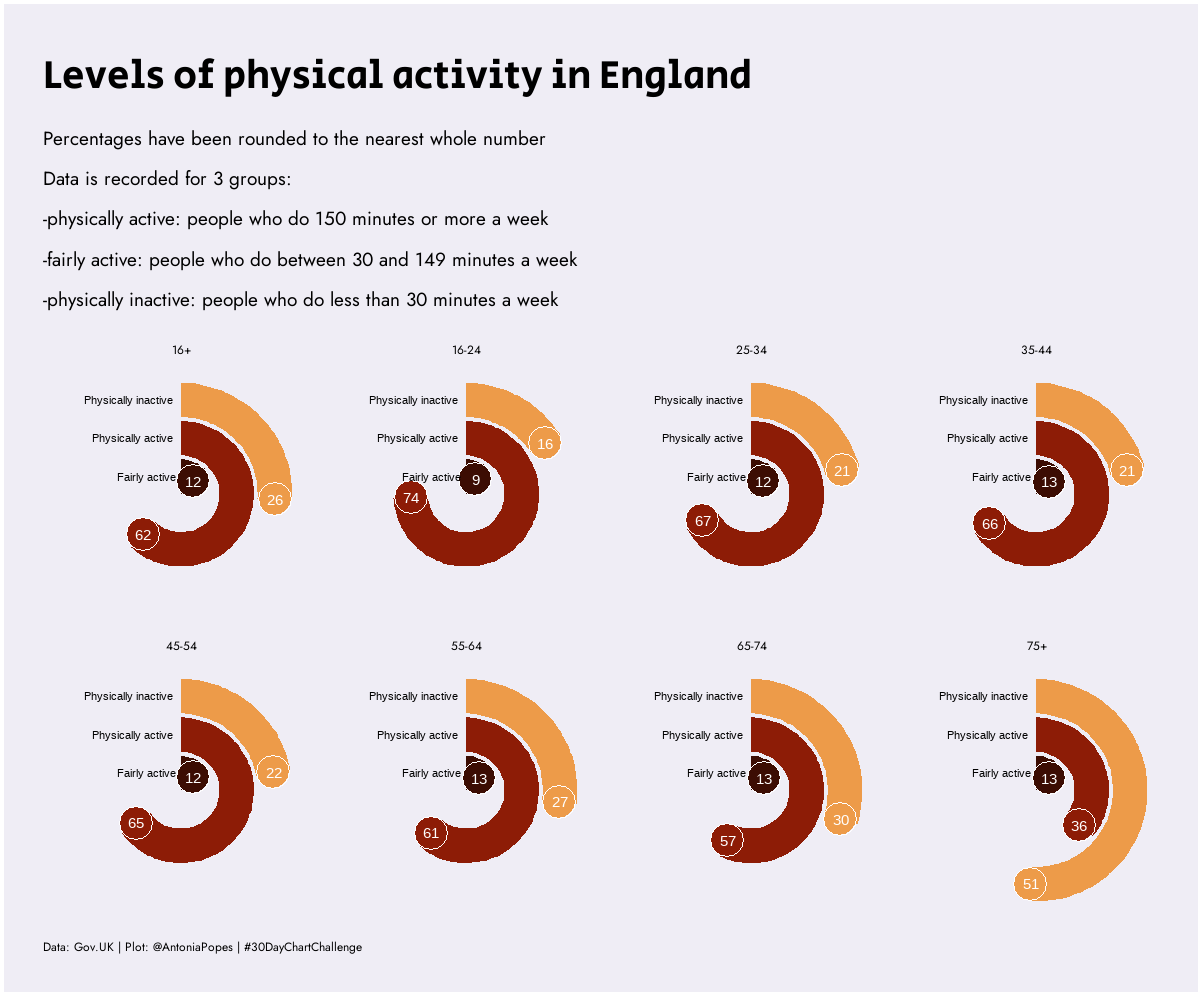

Generate this figure with R:
#load libraries
library(readxl)
library(ggplot2)
library(tidyverse)
library(showtext)
library(dplyr)
library(MetBrewer)
library(ggstream)

#setting up text font
showtext_auto()
sysfonts::font_families_google()
sysfonts::font_add_google("Jost", "Jost")
sysfonts::font_add_google("Secular One", "Secular One")


#load data
PA_data <- read_excel("PA_data.xlsx")

#format data
activity = PA_data %>%
  filter(Gender == "All" &
           Ethnicity == "All" & age_bracket != "16-74") %>%
  select(age_bracket, activity_level, percent) %>%
  group_by(activity_level, age_bracket) %>%
  summarise(avg = mean(as.numeric(percent)))

activity$avg = round(activity$avg, digits = 0)

activity$age = factor(
  activity$age_bracket,
  levels = c(
    '16+',
    '16-24',
    '25-34',
    '35-44',
    '45-54',
    '55-64',
    '65-74',
    '75+'
  )
)

#plot
colors = met.brewer("Greek", 3)

p = ggplot(data = activity,
           mapping = aes(x = activity_level, y = avg, fill = activity_level)) +
  geom_bar(stat = 'identity') +
  geom_point(
    data = activity,
    aes(x = activity_level, y = avg, fill = activity_level),
    shape = 21,
    stroke = 0,
    size = 12,
    color = "white"
  ) +
  geom_text(aes(label = signif(avg)), color = "white") +
  geom_text(
    hjust = 1.1,
    size = 3,
    aes(x = activity_level, y = 0, label = activity_level)
  ) +
  coord_polar(theta = "y") +
  facet_wrap( ~ age, nrow = 2) +
  scale_y_continuous(limits = c(0, 100)) +
  scale_fill_manual(values = colors) +
  theme_void() +
  labs(title = "Levels of physical activity in England",
       subtitle = "\nPercentages have been rounded to the nearest whole number\n\nData is recorded for 3 groups:\n\n-physically active: people who do 150 minutes or more a week\n\n-fairly active: people who do between 30 and 149 minutes a week\n\n-physically inactive: people who do less than 30 minutes a week\n",
       caption = "Data: Gov.UK | Plot: @AntoniaPopes | #30DayChartChallenge") +
  theme(
    text = element_text(family = "Jost"),
    plot.background = element_rect(fill = "#efedf5", color = NA),
    plot.title = element_text(
      margin = margin(15, 0, 0, 0),
      size = 30,
      family = "Secular One"
    ),
    plot.subtitle = element_text(margin = margin(10, 0, 10, 0), size = 14),
    legend.position = "none",
    plot.caption = element_text(hjust = 0,
                                margin = margin(10, 0, 10, 0)),
    plot.margin = margin(1, 1, 1, 1, unit = "cm"),
  )
p

#save plot
ggsave(
  p,
  filename = "day7.png",
  height = 1350,
  width = 1080,
  units = "px"
)
